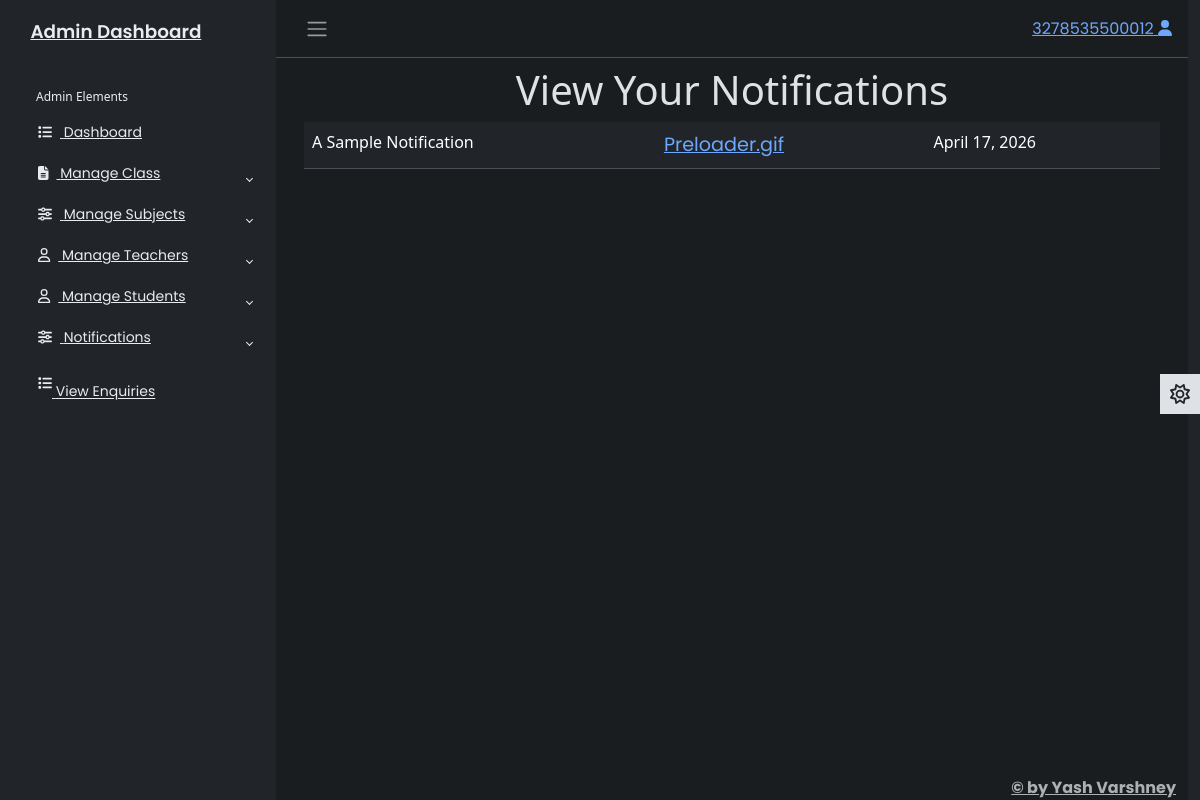
The app's page /adminapp/viewnoti/ (signed in) with its own data.
### adminapp/models.py (models this page shows)
class Notification(models.Model):
    text = models.TextField()
    doc = models.FileField()
    created_date = models.DateField()

### adminapp/views.py (the view)
# urls.py: path('viewnoti/',views.viewnoti,name = 'viewnoti'),
@cache_control(no_store = True,no_cache = True,must_revalidate = True)
def viewnoti(req):
    try:
      if req.session['adminid']!=None:
        adminid = req.session['adminid']
        nt = Notification.objects.all()
        return render(req,'viewnoti.html',{'adminid':adminid,'nt':nt})
    except KeyError:
       return redirect('login')

### adminapp/templates/viewnoti.html
{% extends 'adminbase.html' %}
{% load static %}
{% block admin %}
<div class="row">
    <div class="col-sm-12">
        <h1 class="text-center">
            View Your Notifications
        </h1>
        <form method="post">
            <div class="table-responsive">
                <table class="table">
                    {% for n in nt %}
                    <td>{{n.text}}</td>
                    <td><span style="font-size:larger;"><a href="{{n.doc.url}}">{{n.doc}}</a></span></td>
                    <td>{{n.created_date}}</td>
                    {% endfor %}
                </table>
            </div>
        </form>
    </div>
</div>
{% endblock %}

### adminapp/static/css/adminstyle.css (style rules this page uses)
body { font-family: 'Poppins', sans-serif; font-size: 0.875rem; opacity: 1; overflow-y: scroll; margin: 0; }
a { cursor: pointer; text-decoration: none; font-family: 'Poppins', sans-serif; }

### records on screen
Notification: text "A Sample Notification", doc "Preloader.gif", created_date "April 17, 2026"

### other values on screen
{{ adminid }} "3278535500012"
